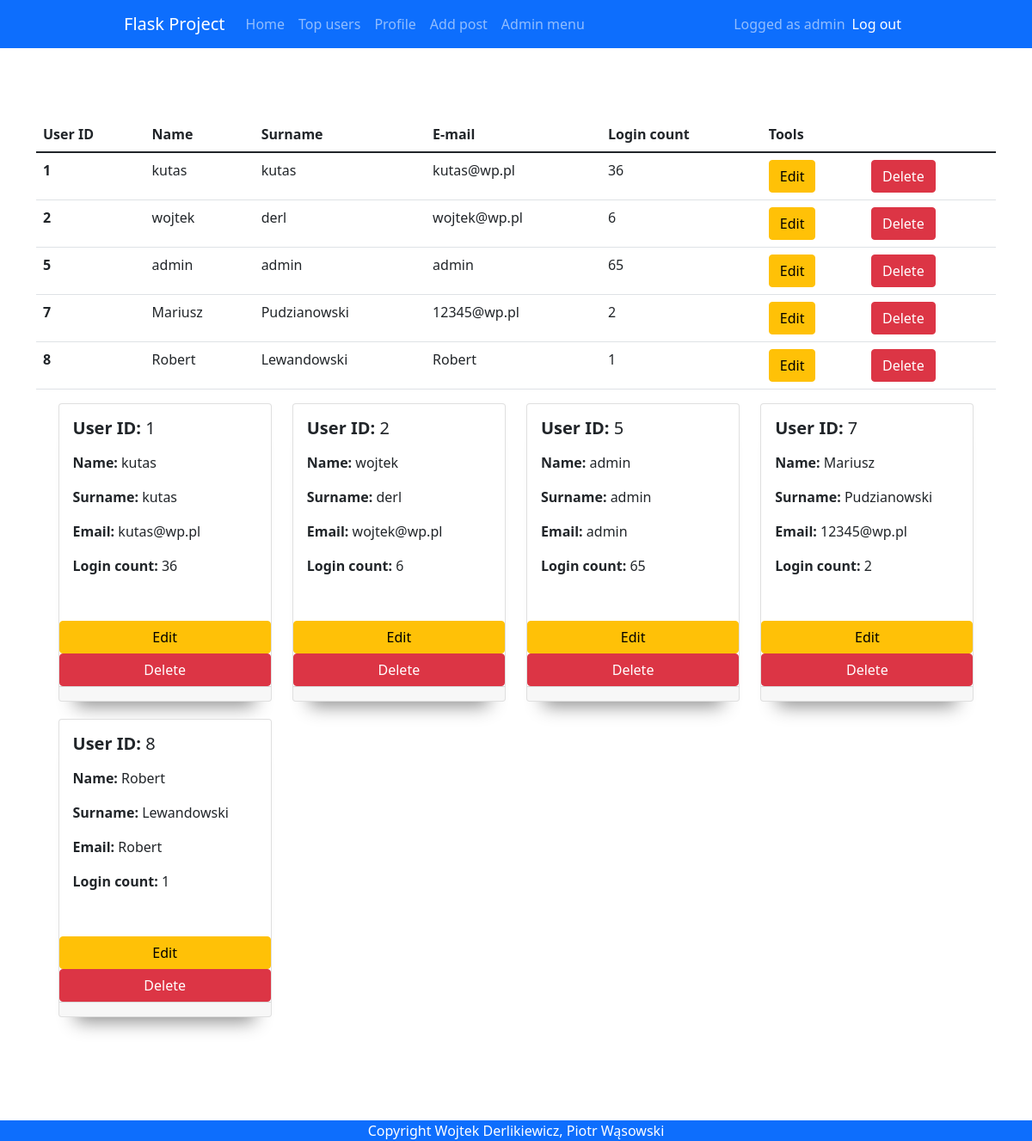
/admin (signed in), run on an earlier commit of the app's database.
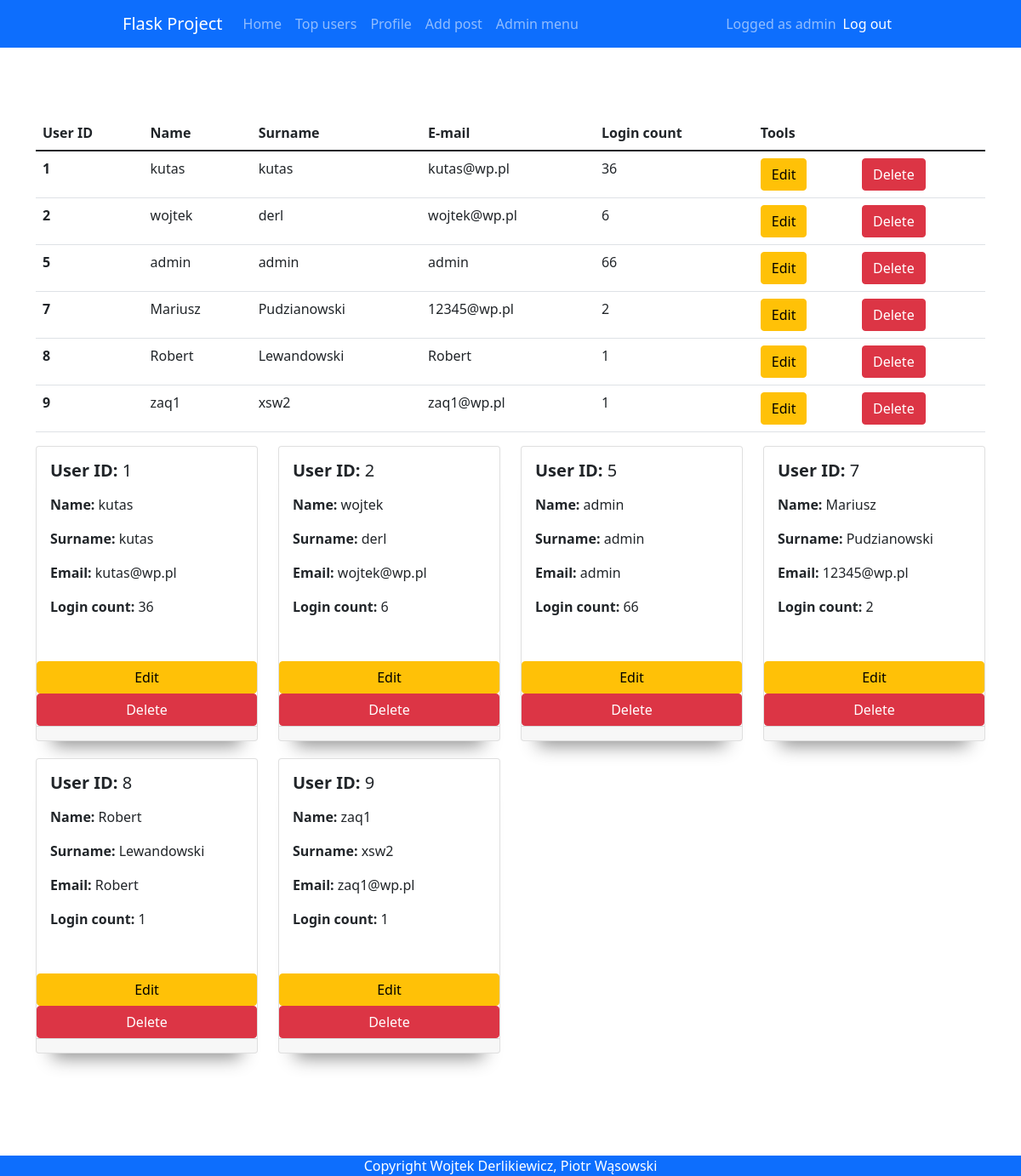
And on a later commit of the database.
### app.py (models this page shows)
class User(db.Model, UserMixin):
    id = db.Column(db.Integer, primary_key = True)
    email = db.Column(db.String(30), nullable=False, unique=True)
    name = db.Column(db.String(20), nullable=False)
    last_name = db.Column(db.String(20), nullable=False)
    password = db.Column(db.String(80), nullable=False)
    login_count = db.Column(db.Integer, nullable=False, default=0)
    isAdmin = db.Column(db.Boolean(), nullable=False, default=False)

### app.py (the view)
@app.route('/admin', methods=['GET', 'POST'])
@login_required
def admin():
    if(current_user.isAdmin == True):
        all_users = User.query.all()
        return render_template('admin.html', users = all_users)
    else:
        return redirect(url_for('home'))

### app.py (called while the page is built)
@login_manager.user_loader
def load_user(user_id):
    return User.query.get(int(user_id))

### templates/admin.html (shortened to what this page needs)
{% extends "base.html" %} {% block title %}Admin{% endblock %} {% block content
%}
<table class="table">
  <thead>
    <tr>
      <th scope="col">User ID</th>
      <th scope="col">Name</th>
      <th scope="col">Surname</th>
      <th scope="col">E-mail</th>
      <th scope="col">Login count</th>
      <th scope="col">Tools</th>
    </tr>
  </thead>
  <tbody>
    {% for user in users %}
    <tr>
      <th scope="row">{{ user.id }}</td>
      <td>{{ user.name }}</td>
      <td>{{ user.last_name }}</td>
      <td>{{ user.email }}</td>
      <td>{{ user.login_count }}</td>
      <td><a href="/admin/{{user.id}}/update" type="button" class="btn btn-warning">Edit</a></td>
      <td><a href="/admin/{{user.id}}/delete" type="button" class="btn btn-danger">Delete</a></td>
    </tr>
    {% endfor %}
  </tbody>
</table>
<div class="row row-cols-4">
  {% for user in users %}
  <div class="col">
    <div class="card h-100">
      <div class="card-body">
        <h5 class="card-title"><b>User ID: </b>{{ user.id }}</h5>
        <p class="card-text">
          <p><b>Name: </b>{{ user.name }}</p>
          <p><b>Surname: </b>{{ user.last_name }}</p>
          <p><b>Email: </b>{{ user.email }}</p>
          <p><b>Login count: </b>{{ user.login_count }}</p>
        </div>
          <a href="/admin/{{user.id}}/update" type="button" class="btn btn-warning">Edit</a>
          <a href="/admin/{{user.id}}/delete" type="button" class="btn btn-danger">Delete</a>
      <div class="card-footer">
      </div>
    </div>
  </div>
  {% endfor %}
</div>
{% endblock %}

### templates/base.html (shortened to what this page needs)
<!DOCTYPE html>
<html lang="pl">
  <head>
    {% block styles %}
    <link
      rel="stylesheet"
      href="{{url_for('.static', filename='styles/base.css')}}"
    />
    <link
      href="https://cdn.jsdelivr.net/npm/bootstrap@5.1.3/dist/css/bootstrap.min.css"
      rel="stylesheet"
    />
    {% endblock %}
  </head>
  <body>
    <nav class="navbar navbar-expand-lg navbar-dark bg-primary">
      <div class="container-fluid">
        <a class="navbar-brand" href="{{url_for('home')}}">Flask Project</a>
        <div class="collapse navbar-collapse" id="navbarText">
          <ul class="navbar-nav me-auto mb-2 mb-lg-0">
            <li class="nav-item">
              <a class="nav-link"
                aria-current="page"
                href="{{url_for('home')}}"
                >Home</a>
            </li>
            <li class="nav-item">
              <a class="nav-link" href="{{url_for('topUsers')}}">Top users</a>
            </li>
            {% if current_user.is_authenticated %}
            <li class="nav-item">
              <a class="nav-link" href="{{url_for('profile')}}">Profile</a>
            </li>
            <li class="nav-item">
              <a class="nav-link" href="{{url_for('add_post')}}">Add post</a>
            </li>
            {% if current_user.isAdmin == True %}
            <li class="nav-item">
              <a class="nav-link" href="{{url_for('admin')}}">Admin menu</a>
            </li>
            {% endif %}
            {% endif %}
          </ul>
          {% if current_user.is_authenticated %}
          <span class="navbar-text">
            Logged as {{current_user.name }}
            </span>
            <span class="navbar-item">
              <ul class="navbar-nav me-auto mb-2 mb-lg-0">
                <li class="nav-item">
                  <a
                    class="nav-link active"
                    aria-current="page"
                    href="{{url_for('logout')}}"
                    >Log out</a
                  >
                </li>
              </ul>
            </span>
            {% endif %}
        </div>
      </div>
    </nav>
    <div class="container">{% block content %} {% endblock %}</div>
    <footer>Copyright Wojtek Derlikiewicz, Piotr Wąsowski</footer>
  </body>
</html>

### static/styles/base.css (style rules this page uses)
body { margin: 0; background-color: dimgrey; font-family: "Roboto", sans-serif; }
a { text-decoration: none; }
.container { margin-top: 30px; padding-top: 50px; display: grid; place-items: center; }
.container-fluid { width: 78% !important; }
.card { width: 100%; height: fit-content; margin-bottom: 20px; box-shadow: rgba(0, 0, 0, 0.45) 0px 25px 20px -20px; }
.col { margin-bottom: 20px; }
footer { margin-top: 100px; height: fit-content; color: white; background-color: #0d6efd; text-align: center; }

What changed in the data, as far as the page shows it:
changed User "admin": login_count "65" → "66"
added User: id "9", name "zaq1", last_name "xsw2", email "zaq1@wp.pl", login_count "1"
